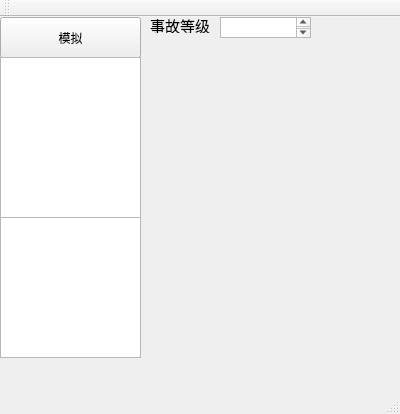
<?xml version="1.0" encoding="UTF-8"?>
<ui version="4.0">
 <class>MainWindow</class>
 <widget class="QMainWindow" name="MainWindow">
  <property name="geometry">
   <rect>
    <x>0</x>
    <y>0</y>
    <width>400</width>
    <height>414</height>
   </rect>
  </property>
  <property name="windowTitle">
   <string>MainWindow</string>
  </property>
  <widget class="QWidget" name="centralWidget">
   <widget class="QPushButton" name="pushButton_2">
    <property name="geometry">
     <rect>
      <x>0</x>
      <y>0</y>
      <width>141</width>
      <height>41</height>
     </rect>
    </property>
    <property name="text">
     <string>模拟</string>
    </property>
   </widget>
   <widget class="QTextEdit" name="textEdit">
    <property name="geometry">
     <rect>
      <x>0</x>
      <y>40</y>
      <width>141</width>
      <height>161</height>
     </rect>
    </property>
   </widget>
   <widget class="QTextEdit" name="textEdit_2">
    <property name="geometry">
     <rect>
      <x>0</x>
      <y>200</y>
      <width>141</width>
      <height>141</height>
     </rect>
    </property>
   </widget>
   <widget class="QLabel" name="label">
    <property name="geometry">
     <rect>
      <x>150</x>
      <y>0</y>
      <width>71</width>
      <height>16</height>
     </rect>
    </property>
    <property name="font">
     <font>
      <family>Agency FB</family>
      <pointsize>11</pointsize>
     </font>
    </property>
    <property name="text">
     <string>事故等级</string>
    </property>
   </widget>
   <widget class="QTextEdit" name="textEdit_3">
    <property name="geometry">
     <rect>
      <x>220</x>
      <y>0</y>
      <width>91</width>
      <height>21</height>
     </rect>
    </property>
   </widget>
  </widget>
  <widget class="QMenuBar" name="menuBar">
   <property name="geometry">
    <rect>
     <x>0</x>
     <y>0</y>
     <width>400</width>
     <height>23</height>
    </rect>
   </property>
  </widget>
  <widget class="QToolBar" name="mainToolBar">
   <attribute name="toolBarArea">
    <enum>TopToolBarArea</enum>
   </attribute>
   <attribute name="toolBarBreak">
    <bool>false</bool>
   </attribute>
  </widget>
  <widget class="QStatusBar" name="statusBar"/>
 </widget>
 <layoutdefault spacing="6" margin="11"/>
 <resources/>
 <connections/>
</ui>
